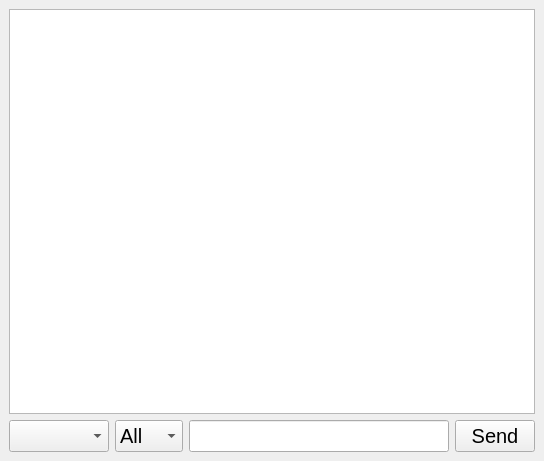
<?xml version="1.0" encoding="UTF-8"?>
<ui version="4.0">
 <class>Client</class>
 <widget class="QMainWindow" name="Client">
  <property name="geometry">
   <rect>
    <x>0</x>
    <y>0</y>
    <width>544</width>
    <height>461</height>
   </rect>
  </property>
  <property name="windowTitle">
   <string>Client</string>
  </property>
  <widget class="QWidget" name="centralwidget">
   <layout class="QVBoxLayout" name="verticalLayout_2">
    <item>
     <layout class="QVBoxLayout" name="verticalLayout">
      <item>
       <widget class="QTextEdit" name="chat_box">
        <property name="font">
         <font>
          <pointsize>15</pointsize>
         </font>
        </property>
       </widget>
      </item>
      <item>
       <layout class="QHBoxLayout" name="horizontalLayout">
        <item>
         <widget class="QComboBox" name="clients">
          <property name="font">
           <font>
            <pointsize>15</pointsize>
           </font>
          </property>
          <property name="placeholderText">
           <string>Clients</string>
          </property>
         </widget>
        </item>
        <item>
         <widget class="QComboBox" name="message_to">
          <property name="font">
           <font>
            <pointsize>15</pointsize>
           </font>
          </property>
          <item>
           <property name="text">
            <string>All</string>
           </property>
          </item>
          <item>
           <property name="text">
            <string>One</string>
           </property>
          </item>
         </widget>
        </item>
        <item>
         <widget class="QLineEdit" name="message">
          <property name="font">
           <font>
            <pointsize>15</pointsize>
           </font>
          </property>
          <property name="text">
           <string/>
          </property>
         </widget>
        </item>
        <item>
         <widget class="QPushButton" name="send_button">
          <property name="font">
           <font>
            <pointsize>15</pointsize>
           </font>
          </property>
          <property name="text">
           <string>Send</string>
          </property>
         </widget>
        </item>
       </layout>
      </item>
     </layout>
    </item>
   </layout>
  </widget>
 </widget>
 <resources/>
 <connections/>
</ui>
